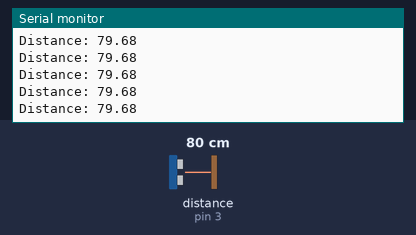
Recording of a sketch running on a simulated Arduino Uno, built with avr-gcc and run on an emulated ATmega328P. Shown: the last lines printed to the serial monitor. Wiring (inferred from the names in the program): ultrasonic range finder: trigger pin 2; echo pin 3. The inputs (shaded band) are chosen by the test bench; at power-on: distance to the obstacle (sensor on pin 3) 80 cm. The echo pulse lasts 58.3 µs per cm.

Above: at 1.2 s.
1.3 s: distance to the obstacle (sensor on pin 3) set to 2 cm
At 1.38 s:
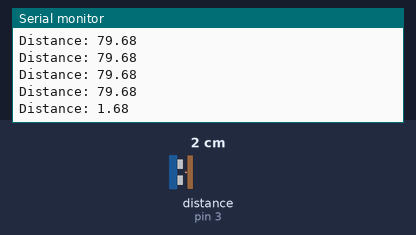
2.8 s: distance to the obstacle (sensor on pin 3) set to 4 cm
At 2.89 s:
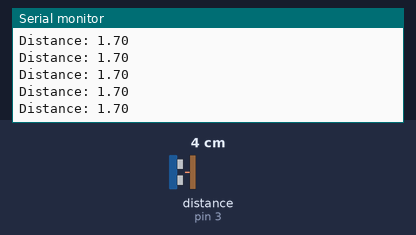
4.3 s: distance to the obstacle (sensor on pin 3) set to 35 cm
At 4.31 s:
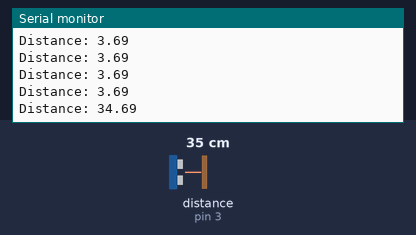
Timing chart, 0 to 7.3 s (numbered marks = the images above; inputs shaded):
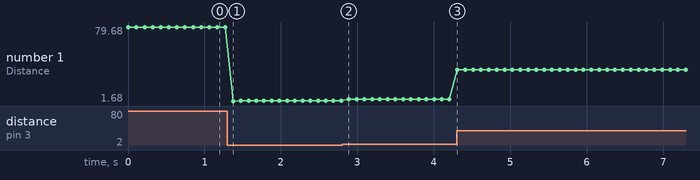

The sketch:

UltraSonicSensor.ino
```cpp
const int trigPin = 2;
const int echoPin = 3;

float duration, distance;

void setup() {
  pinMode(trigPin, OUTPUT);
  pinMode(echoPin, INPUT);
  Serial.begin(9600);
}

void loop() {
  digitalWrite(trigPin, LOW);
  delayMicroseconds(2);
  digitalWrite(trigPin, HIGH);
  delayMicroseconds(10);
  digitalWrite(trigPin, LOW);

  duration = pulseIn(echoPin, HIGH);
  //Duration divided by speed of cound in cm/microsecond
  //Divided by 2 since the pulse is there and back
  distance = (duration*0.0343)/2;
  if (distance < 100) {
    Serial.print("Distance: ");
    Serial.println(distance);
    delay(100);
  }

}
```

Measured:
- after the input at 1.3 s, the serial monitor: prints a new line after 0.07 s (image 1)
- after the input at 4.3 s, the serial monitor: prints a new line at once (image 3)
- plotted number 1: 79.68 → 1.7 after the input at 1.3 s, 1.7 → 3.69 after the input at 2.8 s, 3.69 → 34.68 after the input at 4.3 s
